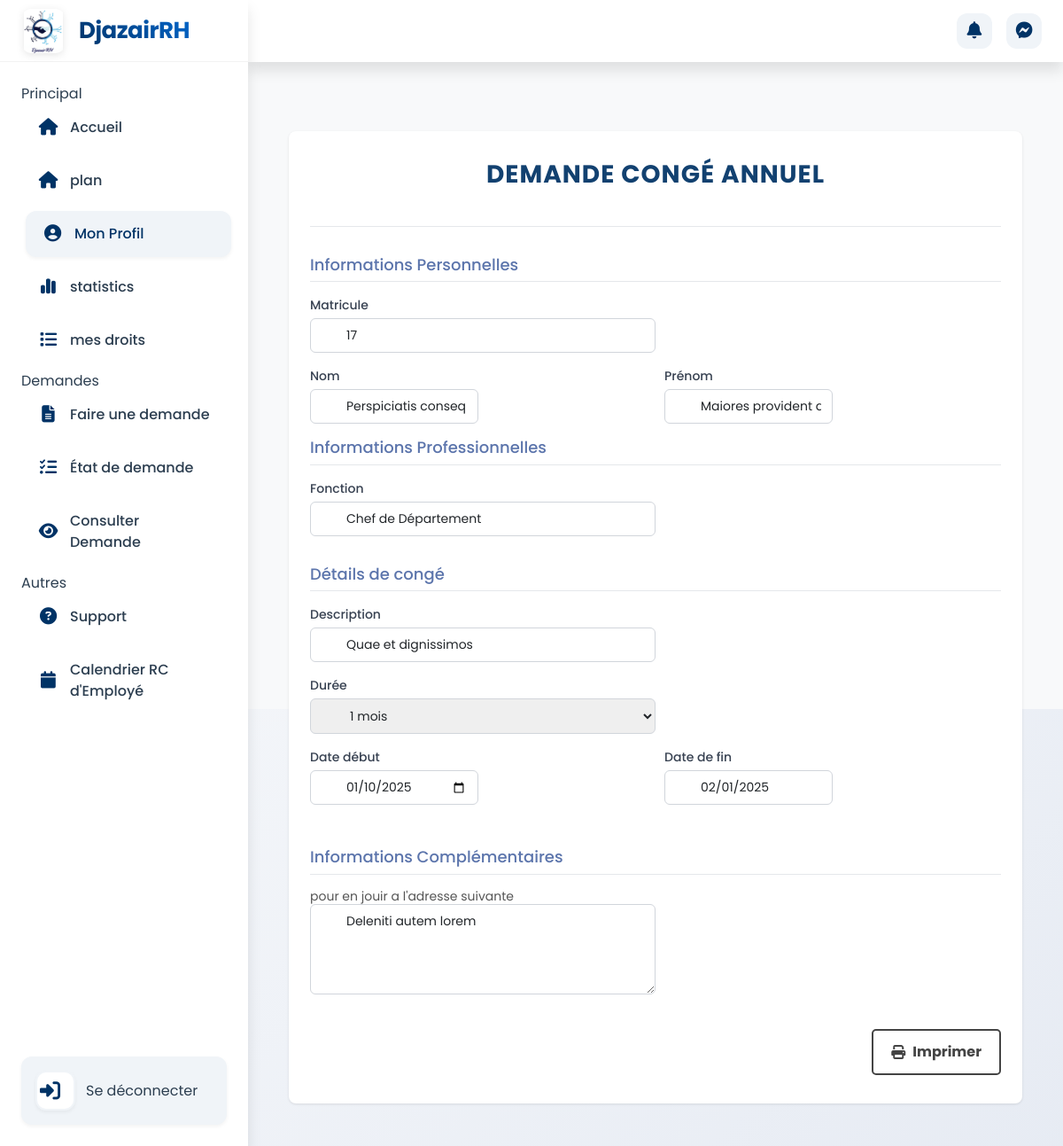
The page /dashboard/demands/conge/annual.php?demand_id=2 (signed in) on the database as committed earlier.
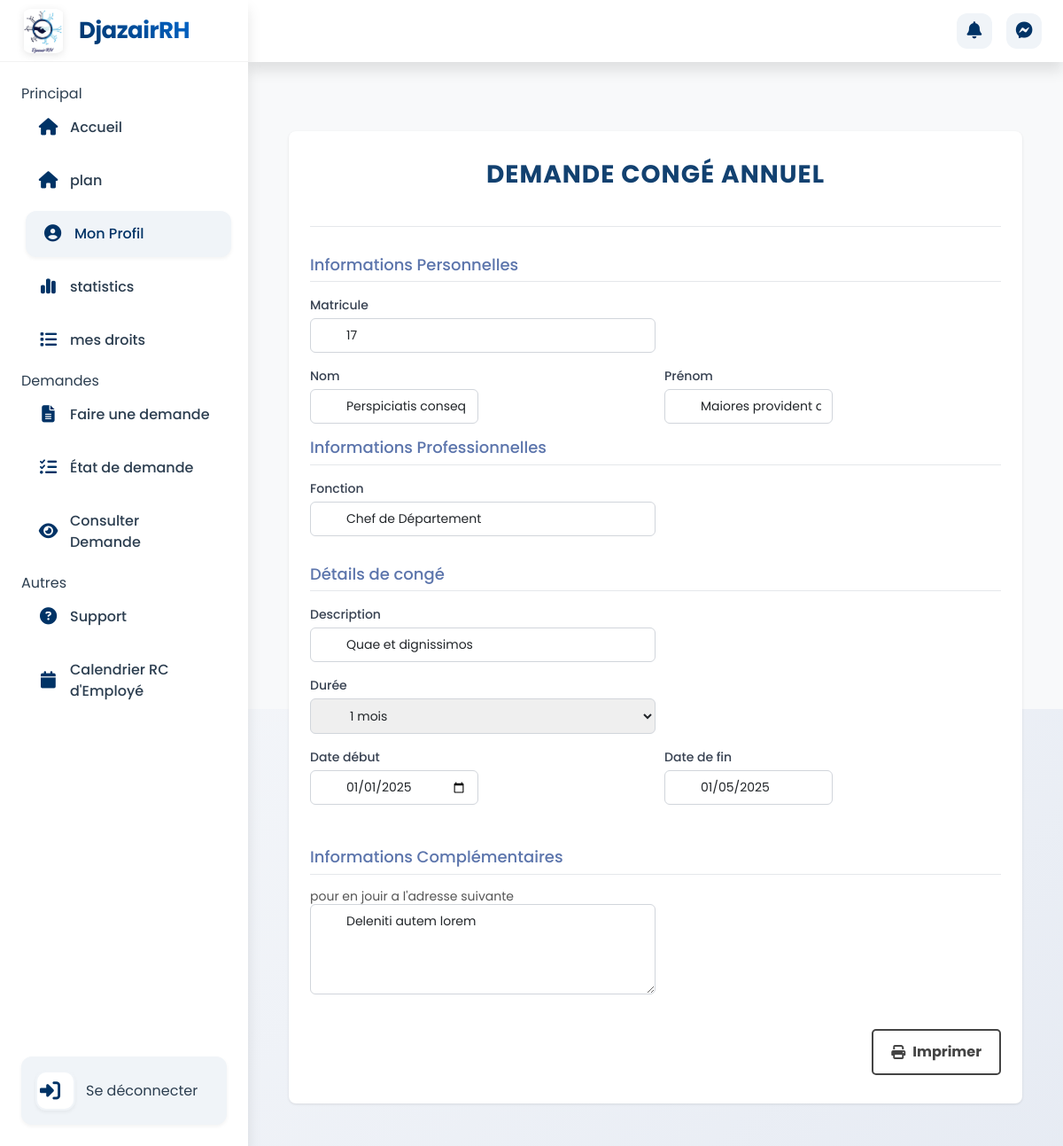
The same page on the database as committed later.
### tables this page shows
CREATE TABLE IF NOT EXISTS `employees` (
  `id` int NOT NULL AUTO_INCREMENT,
  `substitute_id` int DEFAULT NULL,
  `superior_id` int DEFAULT NULL,
  `base_payment` int unsigned DEFAULT NULL,
  `matricule` int DEFAULT NULL,
  `prenom` varchar(255) NOT NULL,
  `nom` varchar(255) NOT NULL,
  `email_professionnel` varchar(255) NOT NULL,
  `phone` varchar(255) DEFAULT NULL,
  `start_date` date DEFAULT NULL,
  `password` varchar(255) NOT NULL,
  `departement_id` int DEFAULT NULL,
  `service_id` int DEFAULT NULL,
  `role_id` int DEFAULT NULL,
  `compte_valid` enum('1','0','waiting') DEFAULT 'waiting',
  `profile_photo` varchar(50) DEFAULT NULL,
  `birth_day` date DEFAULT NULL,
  `birth_place` varchar(50) DEFAULT NULL,
  `etat_civil` enum('celibataire','marie','divorce','veuf','') DEFAULT NULL,
  PRIMARY KEY (`id`),
  UNIQUE KEY `email_professionnel` (`email_professionnel`),
  UNIQUE KEY `matricule` (`matricule`),
  KEY `departement_id` (`departement_id`),
  KEY `service_id` (`service_id`),
  KEY `role_id` (`role_id`),
  KEY `FK_employees_employees` (`superior_id`),
  KEY `FK_employees_employees_2` (`substitute_id`) USING BTREE,
  CONSTRAINT `employees_ibfk_1` FOREIGN KEY (`departement_id`) REFERENCES `departements` (`id`),
  CONSTRAINT `employees_ibfk_2` FOREIGN KEY (`service_id`) REFERENCES `services` (`id`),
  CONSTRAINT `employees_ibfk_3` FOREIGN KEY (`role_id`) REFERENCES `roles` (`id`),
  CONSTRAINT `FK_employees_employees` FOREIGN KEY (`superior_id`) REFERENCES `employees` (`id`),
  CONSTRAINT `FK_employees_employees_2` FOREIGN KEY (`substitute_id`) REFERENCES `employees` (`id`) ON DELETE SET NULL
);

CREATE TABLE IF NOT EXISTS `roles` (
  `id` int NOT NULL AUTO_INCREMENT,
  `nom` varchar(255) NOT NULL,
  PRIMARY KEY (`id`)
);

CREATE TABLE IF NOT EXISTS `demands` (
  `id` int NOT NULL AUTO_INCREMENT,
  `employee_id` int DEFAULT NULL,
  `type` varchar(50) NOT NULL,
  `duree` int unsigned NOT NULL DEFAULT '30',
  `description` tinytext,
  `date_debut` date DEFAULT NULL,
  `date_fin` date DEFAULT NULL,
  `info` tinytext,
  `date_depose` timestamp NULL DEFAULT NULL,
  `status` enum('accepted','rejected','waiting') NOT NULL,
  PRIMARY KEY (`id`),
  KEY `FK_demands_employees` (`employee_id`),
  CONSTRAINT `FK_demands_employees` FOREIGN KEY (`employee_id`) REFERENCES `employees` (`id`) ON DELETE CASCADE
);

### components/partials/sidebar.inc.php (called while the page is built, shortened)
<?php if (if_user_is(['Directeur', 'GRH'], null)): ?>
    <a href="<?= dashboard_url('pointage') ?>" class="menu-item">
        <i class="fas fa-clock"></i>
        <span class="menu-text">Voir Pointage</span>
    </a>
<?php endif ?>

### functions/user.php (called while the page is built, shortened)
<?php
if (! function_exists('get_user_demands')) {
    function get_user_demands(string $user_id)
    {
        $db = load_db();
        $sql = "SELECT `id` FROM `demands` WHERE `employee_id` = ?";
        $stmt = $db->prepare($sql);
        try {
            $stmt->execute([$user_id]);
        } catch (PDOException $e) {
            die($e->getMessage());
        }
        $demands = $stmt->fetchAll(PDO::FETCH_ASSOC);
        $demands_w = [];
        foreach($demands as $demand){
            $demands_w[] = get_demand_with_lifecycle($demand['id']);
        }
        return $demands_w;
    }
}
if (!function_exists('fetch_user_information')) {
    function fetch_user_information(string $user_id, $check = true): array
    {
        $db = load_db();
        $sql = "SELECT * FROM `employees` WHERE id=?";
        $result = $db->prepare($sql);
        $result->execute([$user_id]);
        $user = $result->fetch(PDO::FETCH_ASSOC);
        $user['role'] = get_role($user['role_id']);
        $user['service'] = get_service($user['service_id']);
        $user['department'] = get_department($user['departement_id']);
        $user['superior'] = empty($user['superior_id']) ? null :  get_user($user['superior_id']);
        $user['address'] = !empty($user['address_id']) ? get_address($user['user_id']) : [];
        $user['substitute'] = !empty($user['substitute_id']) ? get_user($user['substitute_id']) : null;
        return $user;
    }
}

### functions/auth.php (called while the page is built, shortened)
<?php
if( !function_exists('get_user') ){
    function get_user($id){
        $db = load_db();
        $sql = "SELECT * FROM employees WHERE id = ?";
        $stmt = $db->prepare($sql);
        $stmt->execute([$id]);
        if( $stmt->rowCount() > 0 ){
            $user = $stmt->fetch(PDO::FETCH_ASSOC);
            unset($user['password']);
            return $user;
        }
        return null;
    }
}

### dashboard/demands/conge/annual.php (the view, shortened to what the rows shown need)
<?php
if (isset($_GET['demand_id'])) {
    $action = 'view';
    $demand = fetch_demand($_GET['demand_id']);
} else {
    $action = 'create';
}
$user = fetch_user_information($_SESSION['user_id']);
$user_demands = get_user_demands($_SESSION['user_id']);
?>
<!DOCTYPE html>
<html lang="fr">
<head>
</head>
<body x-data="body">
    <?php component('partials/sidebar') ?>
    <div class="content">
        <div class="container">
            <div class="form-card" id="print">
                <div class="header">
                    <h1 class="title"> demande congé Annuel </h1>
                </div>
                <form action="<?= url('actions/demand.php') ?>" method="post" id="formConvocation">
                    <div class="section">
                        <div class="form-group">
                            <label class="form-label" for="matricule">Matricule</label>
                            <input readonly value="<?= $user['matricule'] ?>" type="text" id="matricule" class="form-input" required>
                        </div>
                        <div class="form-group-row">
                            <div class="form-group">
                                <label class="form-label" for="nom">Nom</label>
                                <input readonly value="<?= $user['nom'] ?>" type="text" id="nom" class="form-input" required>
                            </div>
                            <div class="form-group">
                                <label class="form-label" for="prenom">Prénom</label>
                                <input readonly value="<?= $user['prenom'] ?>" type="text" id="prenom" class="form-input" required>
                            </div>
                        </div>
                        <div class="form-group">
                            <label class="form-label" for=" Fonction"> Fonction</label>
                            <input readonly value="<?= $user['role']['nom'] ?>" type="text" id=" Fonction" class="form-input" required>
                        </div>
                    </div>
                    <div class="section">
                        <div class="form-group">
                            <label class="form-label" for=" demande ">Description</label>
                            <input value="<?= $demand['description'] ?? '' ?>" name="description" type="text" id="demande" class="form-input" required>
                        </div>
                        <div x-data="{duree : 30}" class="form-group">
                            <label class="form-label" for="duree">Durée</label>
                            <select :value="<?= $demand['duree'] ?? 30 ?>" x-init="$watch('duree', (e) => $el.value=e)" :name="duree!=-1 ? 'duree' : 'duree2'" @change="duree = $el.value" id="duree-select" class="form-input" <?= $action == 'view' ? 'disabled' : ''; ?>>
                                <option value="30" selected>1 mois</option>
                            </select>
                        </div>
                        <div class="form-group-row">
                            <div class="form-group">
                                <label class="form-label" for="date-debut">Date début</label>
                                <input value="<?= $demand['date_debut'] ?? '' ?>" name="start_date" type="date" id="date-debut" class="form-input" required>
                            </div>
                            <div class="form-group">
                                <label class="form-label" for="date-fin">Date de fin</label>
                                <input value="<?= $demand['date_fin'] ?? '' ?>" readonly name="end_date" type="date" id="date-fin" class="form-input" required>
                            </div>
                        </div>
                    </div>
                </form>
            </div>
        </div>
    </div>
</body>
</html>

Rows that differ between the two databases and show on the page:
changed demands "Quae et dignissimos": start_date "01/10/2025" → "01/01/2025"; end_date "02/01/2025" → "01/05/2025"
